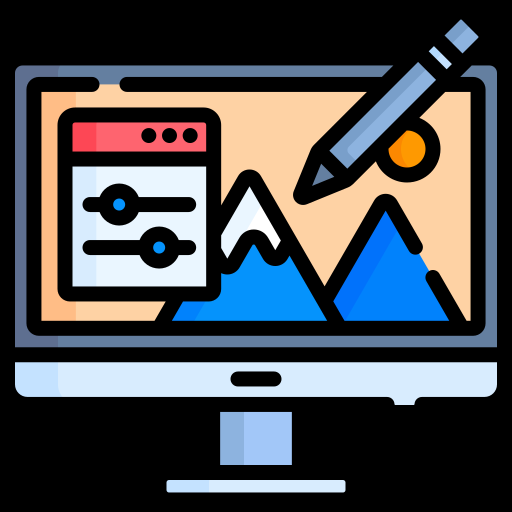
#> input picture Image processing/OpenCV/Histogram/illustration.png, 512 x 512 px
$ jupyter execute 'Histogram 1 Find Plot Analyze.ipynb'
#> lines starting #> are read from the running program, lines starting #| are printed output that depends on the picture
Histogram is a graph which gives a overall idea bout the intesnity distribution of an image.
X-axis is the pixels values and Y-axis is the summatio of pixels intensites

## Histogram calculation in openCV
cv2.calcHist(images, channels, mask, histSize, ranges[, hist[, accumulate]])

[cell 1]
import cv2
import numpy as np
import matplotlib.pyplot as plt

[cell 2]
image=cv2.imread('illustration.png',0)
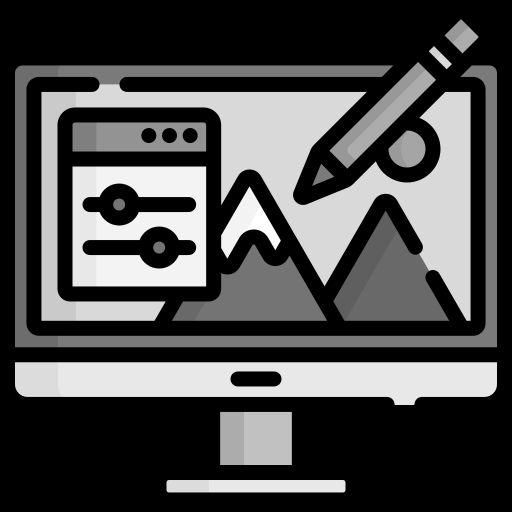
#> image: shape (512, 512); min 0, max 255, mean 76
#image=cv2.cvtColor(image,cv2.COLOR_BGR2RGB)
plt.imshow(image,cmap='gray')

[cell 3]
hist=cv2.calcHist([image],[0],None,[256],[0,256])
#> hist = 256 values, max 150893 at index 0, min 1 at index 225, mean 1024
plt.plot(hist)
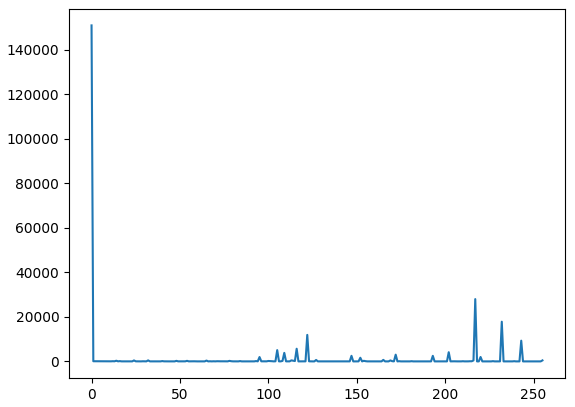
#> figure drawn by matplotlib, 1 panel; curve peaks at x = 0, y = 150893

## Histogram calculation in numpy
Numpy has another function, np.bincount() which is much faster than (around 10X) np.histogram(). So for one-dimensional histograms, you can better try that. Don’t forget to set minlength = 256 in np.bincount. For example, hist = np.bincount(img.ravel(),minlength=256)

[cell 4]
hist,bins=np.histogram(image.ravel(),256,[0,256])
#> bins = 257 values from 0 to 256
plt.plot(hist)

## Plotting histogram using matplotlib

[cell 5]
plt.hist(image.ravel(),256,[0,256])
plt.show()
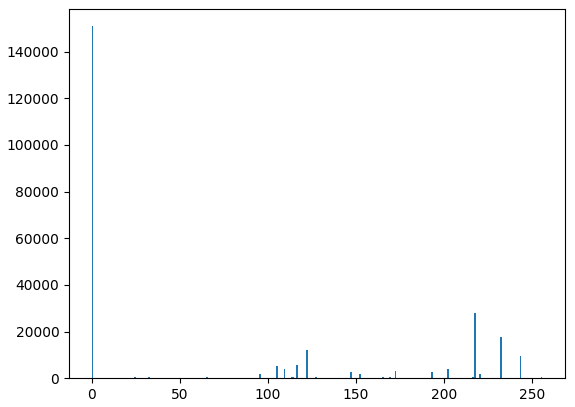
#> figure drawn by matplotlib, 1 panel; tallest bar 150893 high, from x = 0 to 1

[cell 6]
image=cv2.imread('breakout.png')
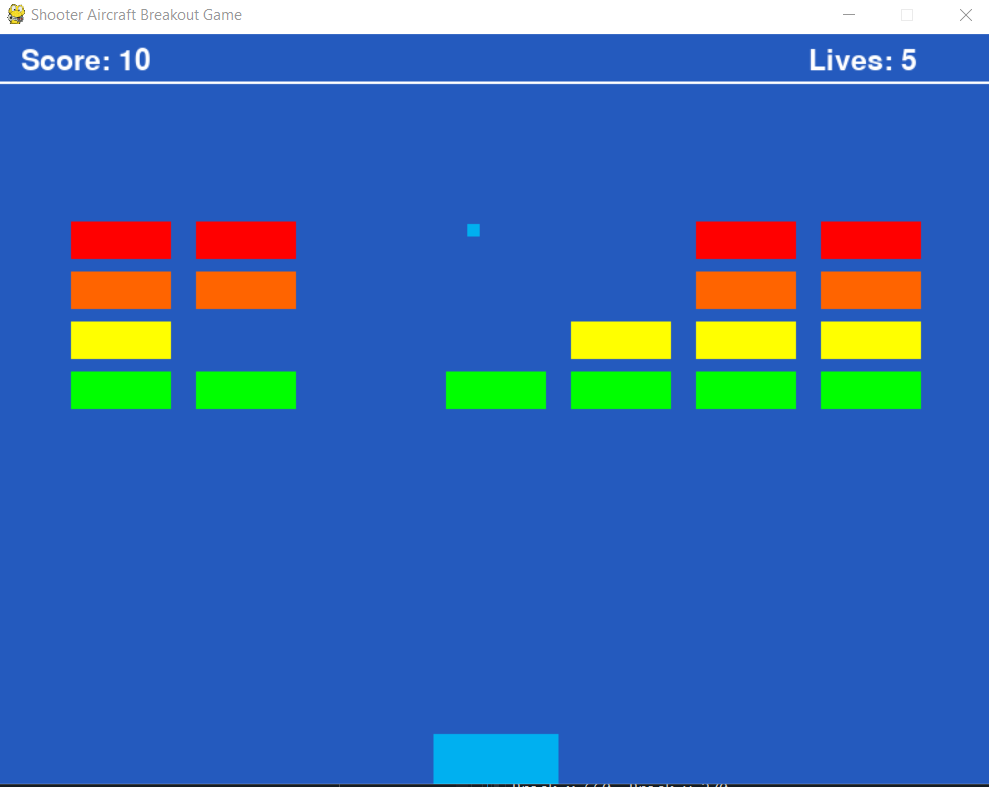
#> input picture Image processing/OpenCV/Histogram/breakout.PNG, 989 x 787 px, found by its file name
#> image is the input picture: shape (787, 989, 3); mean B, G, R 176.4, 104.9, 57.9
color = ('b','g','r')
for i,col in enumerate(color):
    histr = cv2.calcHist([image],[i],None,[256],[0,256])
    plt.plot(histr,color = col)
    plt.xlim([0,256])
plt.show()
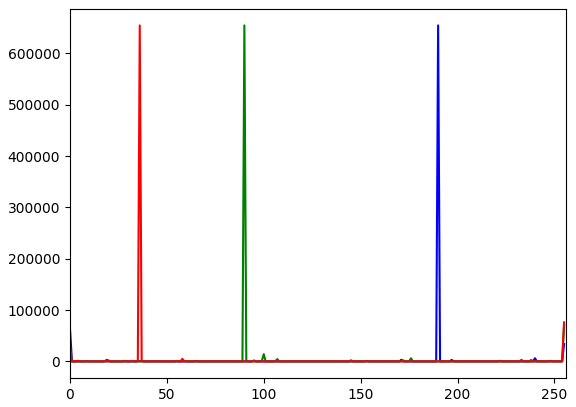
#> figure drawn by matplotlib, 1 panel; curve peaks at x = 190, y = 654666; curve peaks at x = 90, y = 654621; curve peaks at x = 36, y = 654615
